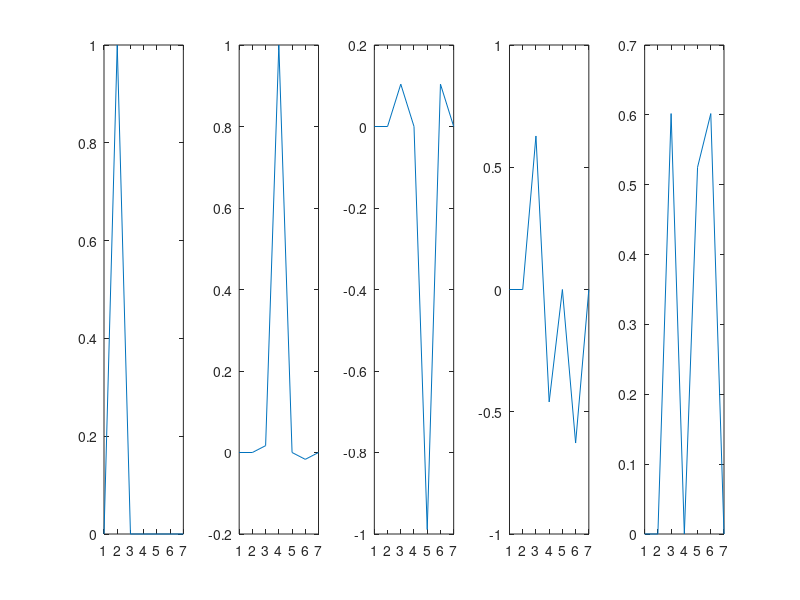

MATLAB code for this plot:
clc;
clear;
% Defining the parameters
nodes = 5;% Number of nodes
elements = 4; % Number of elements
E = 210000000000;% Young's modulus

L =[4.25, 8.25,8.25,4.25];% Array for length of each element
I = [0.1808,0.0302,0.0302,0.1808];% Array for moment of inertia of each element
A = [1.152e-5,1.926e-6,1.926e-6,1.152e-5]; % Array for cross sectional area of each element
rho = 7850;%density
boun = [0,0,0,1,0,1,0,1,1,0,0,1,0,0,0];% Boundary conditions

total_dofs = nodes * 3; % Number of nodesxdegree of freedom at each node
% Initialising the global stiffness matrix with zeros
K_mat = zeros(total_dofs);

% Calculating the stiffness matrix
for i=1:length(L)
    k1=[(E*A(i))/L(i), 0, 0, -(E*A(i))/L(i), 0, 0;
          0, (12*E*I(i))/(L(i)^3), (6*E*I(i))/(L(i)^2), 0, -(12*E*I(i))/(L(i)^3),(6*E*I(i))/(L(i)^2);
          0, (6*E*I(i))/(L(i)^2), (4*E*I(i))/L(i), 0 , -(6*E*I(i))/(L(i)^2),(2*E*I(i))/L(i);
          -(E*A(i))/L(i), 0, 0 , (E*A(i))/L(i), 0, 0;
          0, -(12*E*I(i))/(L(i)^3), -(6*E*I(i))/(L(i)^2),0, (12*E*I(i))/(L(i)^3),-(6*E*I(i))/(L(i)^2);
          0, (6*E*I(i))/(L(i)^2), (2*E*I(i))/L(i),0,-(6*E*I(i))/(L(i)^2),(4*E*I(i))/L(i)];

    % Update the appropriate elements in K_mat
    start_index = (i - 1) * 3 + 1;
    end_index = start_index + 5;
    K_mat(start_index:end_index, start_index:end_index) = K_mat(start_index:end_index, start_index:end_index) + k1;
end
K_mat;

% Generating reduced global stiffness matrix
% Initialising the reduced global stiffness matrix
red_K_mat = K_mat;

% Variable to keep track of deleted rows and columns
deleted = 0;

% Loop through each boundary condition
for i = 1:length(boun)
    % Check if the boundary condition is zero
    if boun(i) == 0
        % Delete the row corresponding to the boundary condition
        red_K_mat(i - deleted, :) = [];
        % Delete the column corresponding to the boundary condition
        red_K_mat(:, i - deleted) = [];
        % Increment the number of deleted rows and columns
        deleted = deleted + 1;
    end
end
K = red_K_mat;

% Initialising the global mass matrix with zeros
M_mat = zeros(total_dofs);

% Calculating the mass matrix
for i = 1:length(L)
    m1= (rho*A(i)*L(i))/420*[140, 0, 0,70,0,0;
                             0,156,22*L(i),0,54,-13*L(i);
                             0,22*L(i),4*(L(i)^2),0,13*L(i),-3*(L(i)^2);
                             70, 0, 0, 140, 0, 0;
                             0, 54, 13*L(i), 0, 156, -22*L(i);
                             0, -13*L(i), -3*(L(i)^2), 0,-22*L(i),4*(L(i)^2)];

    % Update the appropriate elements in M_mat
    start_index = (i - 1) * 3 + 1;
    end_index = start_index + 5;
    M_mat(start_index:end_index, start_index:end_index) = M_mat(start_index:end_index, start_index:end_index) + m1;
end
M_mat;

% Generating reduced mass matrix
% Initialising the reduced mass matrix
red_M_mat = M_mat;

% Variable to keep track of deleted rows and columns
deleted = 0;

% Loop through each boundary condition
for i = 1:length(boun)
    % Check if the boundary condition is zero
    if boun(i) == 0
        % Delete the row corresponding to the boundary condition
        red_M_mat(i - deleted, :) = [];
        % Delete the column corresponding to the boundary condition
        red_M_mat(:, i - deleted) = [];
        % Increment the number of deleted rows and columns
        deleted = deleted + 1;
    end
end
 M = red_M_mat;

%Eigen value and Eigen Vector calculation
[e_vec,e_val] = eig(K,M);

%angular frequency omega(w)
w = sqrt(e_val);
w1 = w(1,1);
w2 = w(2,2);
w3 = w(3,3);
w4 = w(4,4);
w5 = w(5,5);
disp([w1;w2;w3;w4;w5])

%calculating the natural time period
T1 =(2*3.14)/(w1);
T2 =(2*3.14)/(w2);
T3 =(2*3.14)/(w3);
T4 =(2*3.14)/(w4);
T5 =(2*3.14)/(w5);
disp([T1;T2;T3;T4;T5]);

% Initialize array to store normalized eigenvectors
norm_e_vec = zeros(size(e_vec));

% Loop through each eigenvector
for i = 1:size(e_vec, 2)
    % Get the eigenvector
    eigenvector = e_vec(:, i);
    
    % Normalize the eigenvector
    norm_eigenvector = eigenvector / norm(eigenvector);
    
    % Store the normalized eigenvector
    norm_e_vec(:, i) = norm_eigenvector;
end
 %plotting the mode shapes
for i = 1:5
    subplot(1,5,i)
    plot([0;norm_e_vec(:,i);0]);
end

% Modal m matrix
M_modal = transpose(norm_e_vec)*M*norm_e_vec;
disp(M_modal);

% Modal k matrix
K_modal = transpose(norm_e_vec)*K*norm_e_vec;
disp(K_modal);

% Rayleigh's Quotient
R = K_modal/M_modal;
disp(R);



